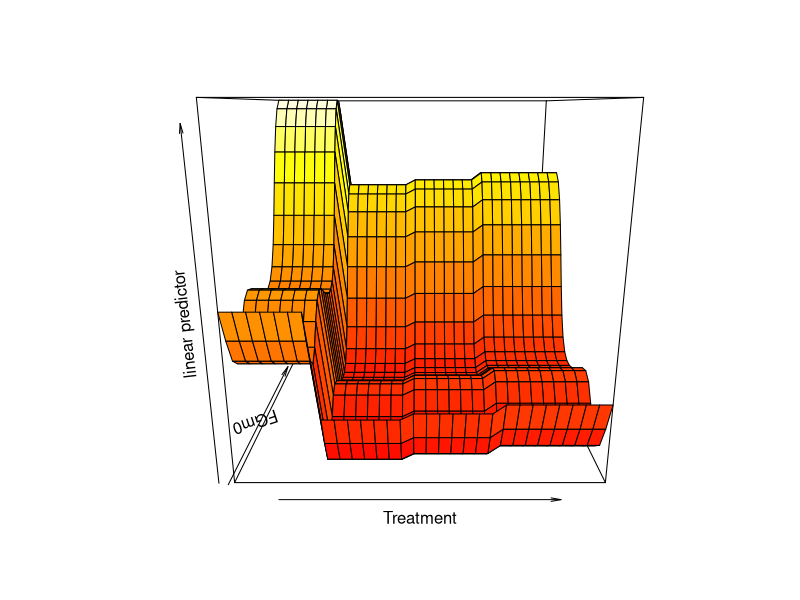
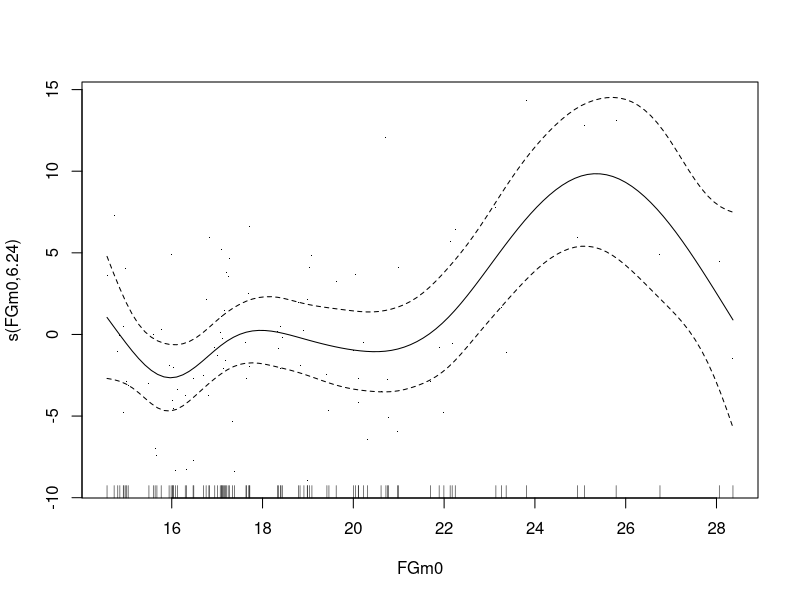
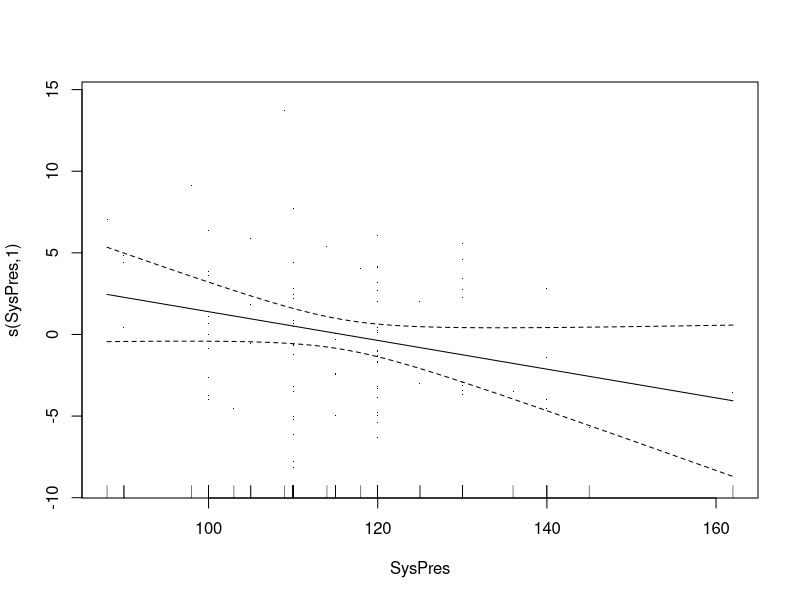
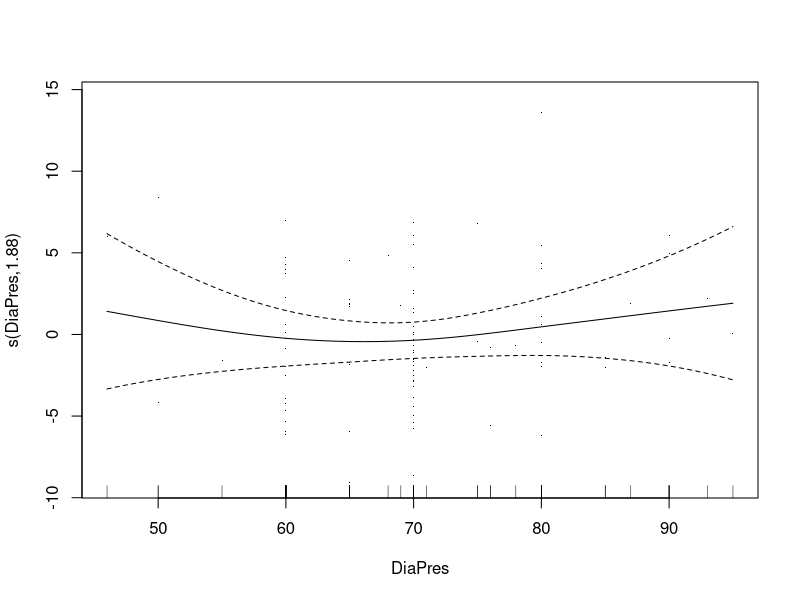
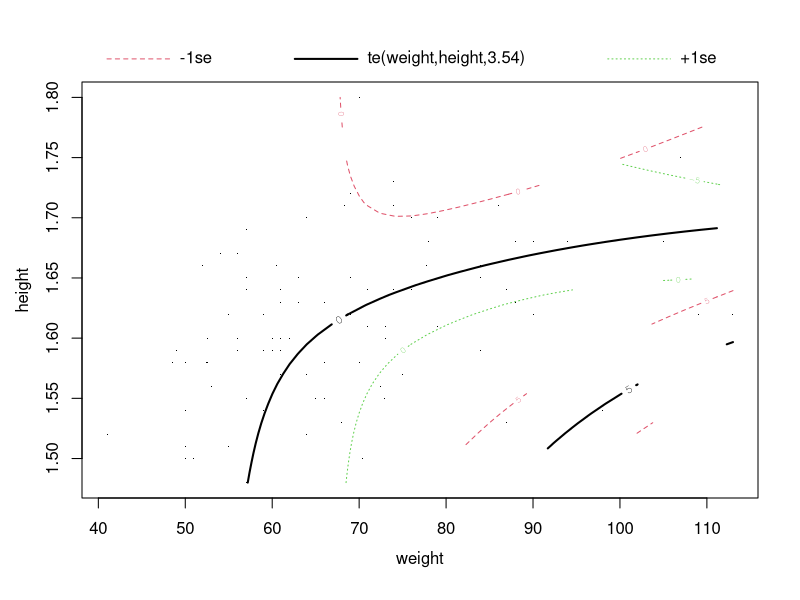
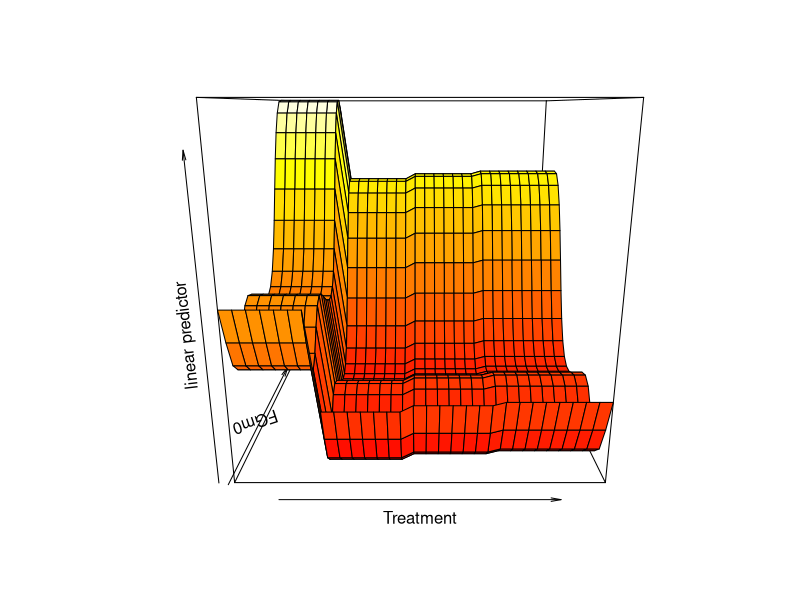
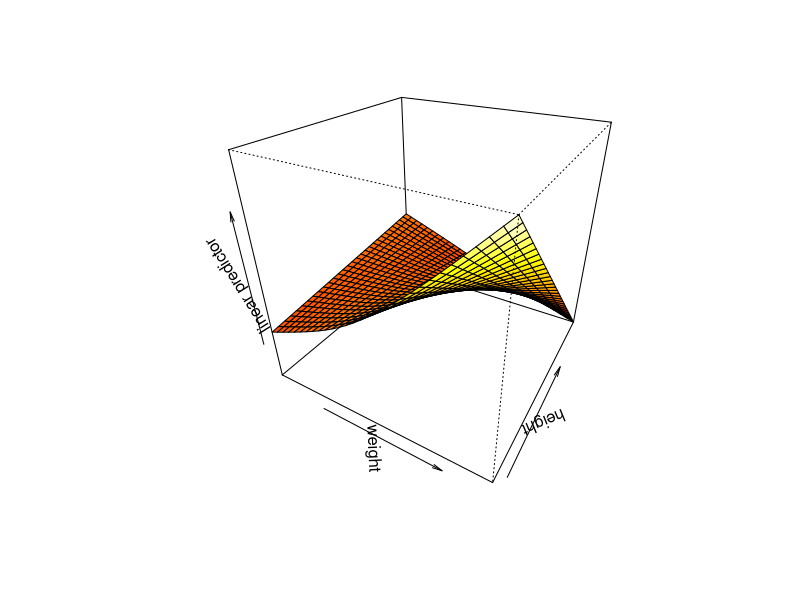
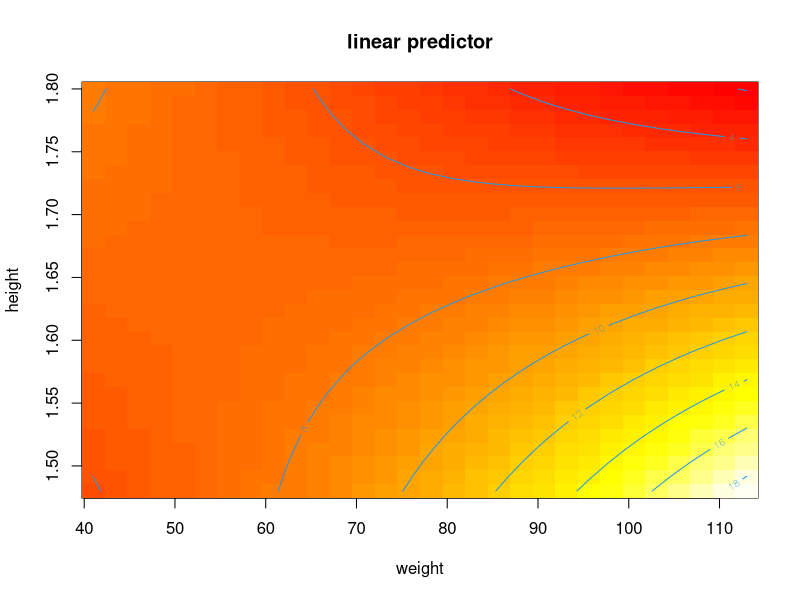

These figures' R source, in order: (Note: this script raises an error after producing the figures.)
## ---- chunk 1
knitr::opts_chunk$set(echo = TRUE)
## ---- chunk 2
# Clears plots
while (dev.cur() != 1) {
  dev.off()
}
# Clears global environment
rm(list = ls())

set.seed(1234)
## ---- chunk 3
library(mgcv)
# data separated by tab, fill in missing values
hirsutism <- read.table("hirsutism.dat",header=T, sep="\t",fill=TRUE)
# we're using the variable Treatment as a categorical predictor
hirsutism$Treatment <- as.factor(hirsutism$Treatment)

attach(hirsutism)
summary(hirsutism)
## ---- chunk 4
gam_1 <- gam(FGm12 ~ 
             s(FGm0) + Treatment + s(SysPres) + 
             s(DiaPres) + s(weight) + s(height),
             data = hirsutism)
summary(gam_1)
## ---- chunk 5
    # gam.check(gam_1)
    vis.gam(gam_1)
## ---- chunk 6
    # plot(gam_1, residuals = TRUE, shade=TRUE, seWithMean=TRUE)
## ---- chunk 7
gam_2 <- gam(FGm12 ~ 
             s(FGm0) + Treatment + s(SysPres) + 
             s(DiaPres) + te(weight,height),
             data = hirsutism)
summary(gam_2)
## ---- chunk 8
    # gam.check(gam_2)
## ---- chunk 9
    plot(gam_2, residuals = TRUE, shade=TRUE, seWithMean=TRUE)
    vis.gam(gam_2)
## ---- chunk 10
    vis.gam(gam_2, view=c("weight","height"), plot.type = "persp", theta=30, phi=30)
    vis.gam(gam_2, view=c("weight","height"), plot.type = "contour")
## ---- chunk 11
gam_3 <- gam(FGm12 ~ 
             s(FGm0) + Treatment + s(SysPres) + 
             s(DiaPres),
             data = hirsutism)
summary(gam_3)
## ---- chunk 12
gam_3 <- gam(FGm12 ~ 
             s(FGm0) + Treatment + s(SysPres),
             data = hirsutism)
summary(gam_3)
## ---- chunk 13
gam_3 <- gam(FGm12 ~ 
             s(FGm0) + Treatment,
             data = hirsutism)
summary(gam_3)
## ---- chunk 14
    gam.check(gam_3)
## ---- chunk 15
    vis.gam(gam_3)
    plot(gam_3, residuals = TRUE, seWithMean=TRUE)
## ---- chunk 16
anova(gam9,full.gam.k,test="F")
